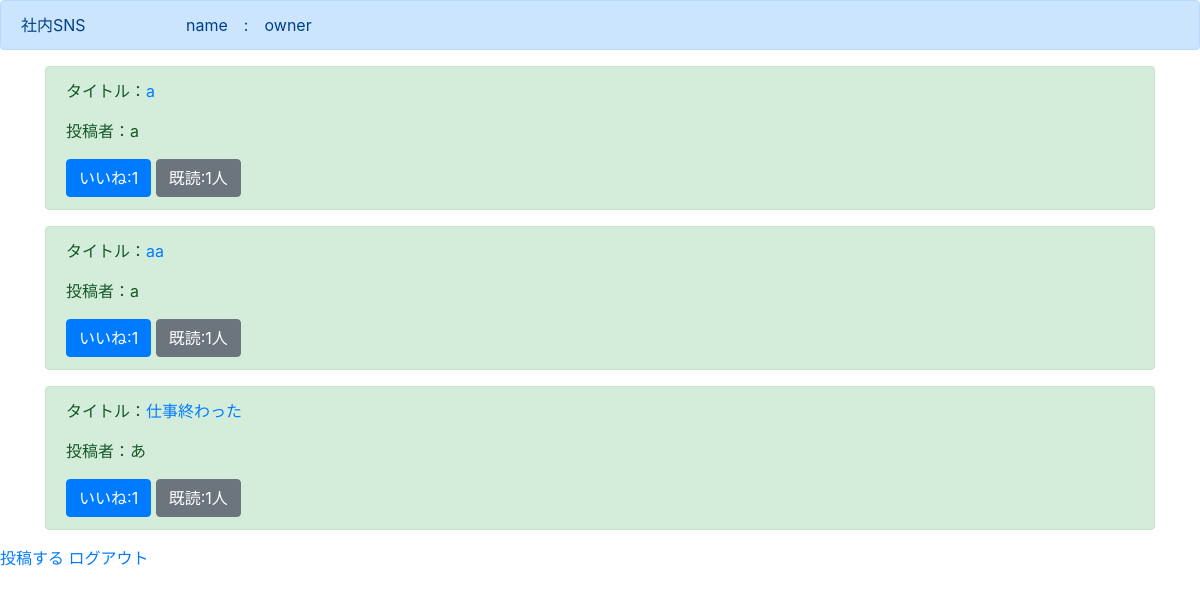
Page /list/ (signed in) on the earlier database version.
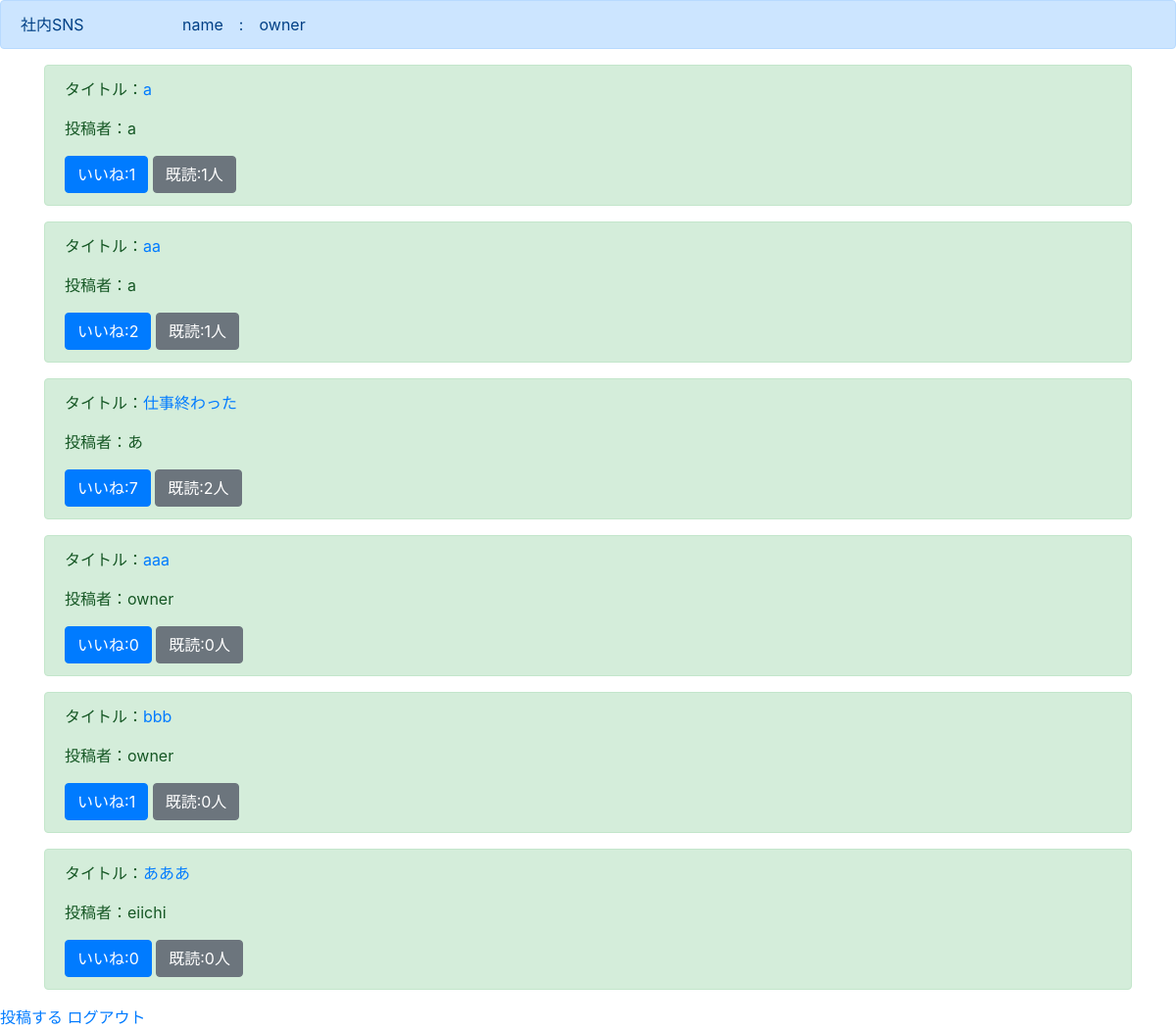
Same page on the later database version.
### boardapp/models.py (models this page shows)
class BoardModel(models.Model):
  title = models.CharField(max_length=100)
  content = models.TextField()
  author = models.CharField(max_length=50)
  image = models.ImageField(upload_to='')
  good = models.IntegerField(null=True, blank=True, default=0)
  read = models.IntegerField(null=True, blank=True, default=0)
  readtext = models.CharField(max_length=100,null=True, blank=True, default='a')

### boardapp/views.py (the view)
# urls.py: path('list/', listfunc, name='list'),
@login_required
def listfunc(request):
  object_list = BoardModel.objects.all()
  return render(request, 'list.html', {'object_list':object_list})

### templates/list.html (shortened to what this page needs)
{% extends 'base.html' %}
{% block header %}
  <div class="alert alert-primary" role="alert">
    社内SNS    　　　　　　name　:　{{user.username}}
  </div>
{% endblock header %}
{% block content %}
  {% for item in object_list %}
  <div class="container">
    <div class="alert alert-success" role="alert">
      <p>タイトル：<a href="{%  url 'detail' item.pk %}">{{item.title}}</a></p>
      <p>投稿者：{{item.author}}</p>
      <a href="#" class="btn btn-primary" role="button" aria-pressed="true">いいね:{{item.good}}</a>
      <a href="#" class="btn btn-secondary" role="button" aria-pressed="true">既読:{{item.read}}人</a>
    </div>
  </div>
  {% endfor %}
  <a href="{% url 'create' %}">投稿する</a>
  <a href="{% url 'logout' %}">ログアウト</a>
{% endblock content %}

### templates/base.html (shortened to what this page needs)
<!doctype html>
<html lang="en">
  <head>
    <link rel="stylesheet" href="https://stackpath.bootstrapcdn.com/bootstrap/4.4.1/css/bootstrap.min.css">
  </head>
  <body>
    {% block header %}
    {% endblock header %}
    {% block content %}
    {% endblock content %}
  </body>
</html>

Differences in the rows shown:
changed BoardModel "aa": good "1" → "2"
changed BoardModel "仕事終わった": good "1" → "7"; read "1" → "2"
added BoardModel: title "aaa", author "owner", good "0", read "0"
added BoardModel: title "bbb", author "owner", good "1", read "0"
added BoardModel: title "あああ", author "eiichi", good "0", read "0"
